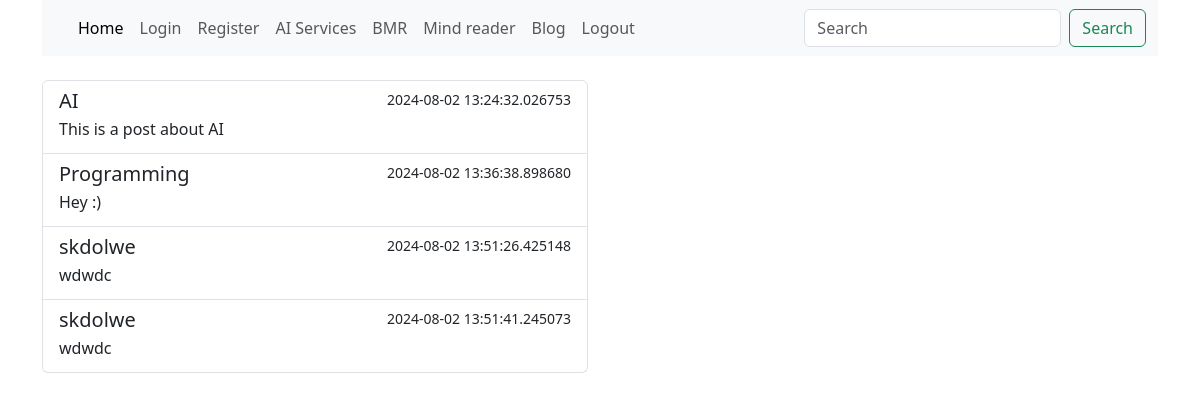
Page /blog on the committed database.
### app.py (models this page shows)
class Topic(SQLModel, table=True):
    id: int = Field(default=None, primary_key=True)
    title: str
    text: str
    timestamp: datetime = Field(default_factory=datetime.now)
    user_id: int = Field(foreign_key="user.id")

### app.py (the view)
@app.route("/blog")
def blog():
    with Session(engine) as db_session:
        topics = list(db_session.exec(select(Topic)))
    return render_template("blog.html", topics=topics)

### templates/blog.html (shortened to what this page needs)
{%  extends "layout.html" %}
{% block content %}
<div class="row mt-4">
    <div class="col-6">
        <div class="list-group">
            {% for topic in topics %}
            <a href="/blog/{{ topic.id }}" class="list-group-item list-group-item-action" aria-current="true">
              <div class="d-flex w-100 justify-content-between">
                <h5 class="mb-1">{{ topic.title }}</h5>
                <small>{{ topic.timestamp }}</small>
              </div>
              <p class="mb-1">{{ topic.text }}</p>
            </a>
            {% endfor %}
          </div>
    </div>
{% endblock %}

### templates/layout.html (shortened to what this page needs)
<!DOCTYPE html>
<html lang="en">
<head>
  <link rel="stylesheet" type="text/css" href="{{ url_for('static', filename='css/bootstrap.css') }}">
  <link rel="stylesheet" href="https://cdn.ckeditor.com/ckeditor5/42.0.1/ckeditor5.css" />
</head>
<body>
  <div class="container">
    <nav class="navbar navbar-expand-lg bg-body-tertiary">
      <div class="container-fluid">
        <div class="collapse navbar-collapse" id="navbarSupportedContent">
          <ul class="navbar-nav me-auto mb-2 mb-lg-0">
            <li class="nav-item">
              <a class="nav-link active" aria-current="page" href="/">Home</a>
            </li>
            <li class="nav-item">
              <a class="nav-link" href="/login">Login</a>
            </li>
            <li class="nav-item">
              <a class="nav-link" href="/register">Register</a>
            </li>
            <li class="nav-item">
              <a class="nav-link" href="/profile">AI Services</a>
            </li>
            <li class="nav-item">
              <a class="nav-link" href="/bmr">
                BMR
              </a>
            </li>
            <li class="nav-item">
              <a class="nav-link" href="/mind-reader">Mind reader</a>
            </li>
            <li class="nav-item">
              <a class="nav-link" href="/blog">Blog</a>
            </li>
            <li class="nav-item">
              <a class="nav-link" href="/logout">Logout</a>
            </li>
          </ul>
          <form class="d-flex" role="search">
            <input class="form-control me-2" type="search" placeholder="Search" aria-label="Search">
            <button class="btn btn-outline-success" type="submit">Search</button>
          </form>
        </div>
      </div>
    </nav>
    {% block content %}
    {% endblock %}
  </div>
</body>
</html>

### rows in the picture
Topic: title "AI", timestamp "2024-08-02 13:24:32.026753", text "This is a post about AI"
Topic: title "Programming", timestamp "2024-08-02 13:36:38.898680", text "Hey :)"
Topic: title "skdolwe", timestamp "2024-08-02 13:51:26.425148", text "wdwdc"
Topic: title "skdolwe", timestamp "2024-08-02 13:51:41.245073", text "wdwdc"
